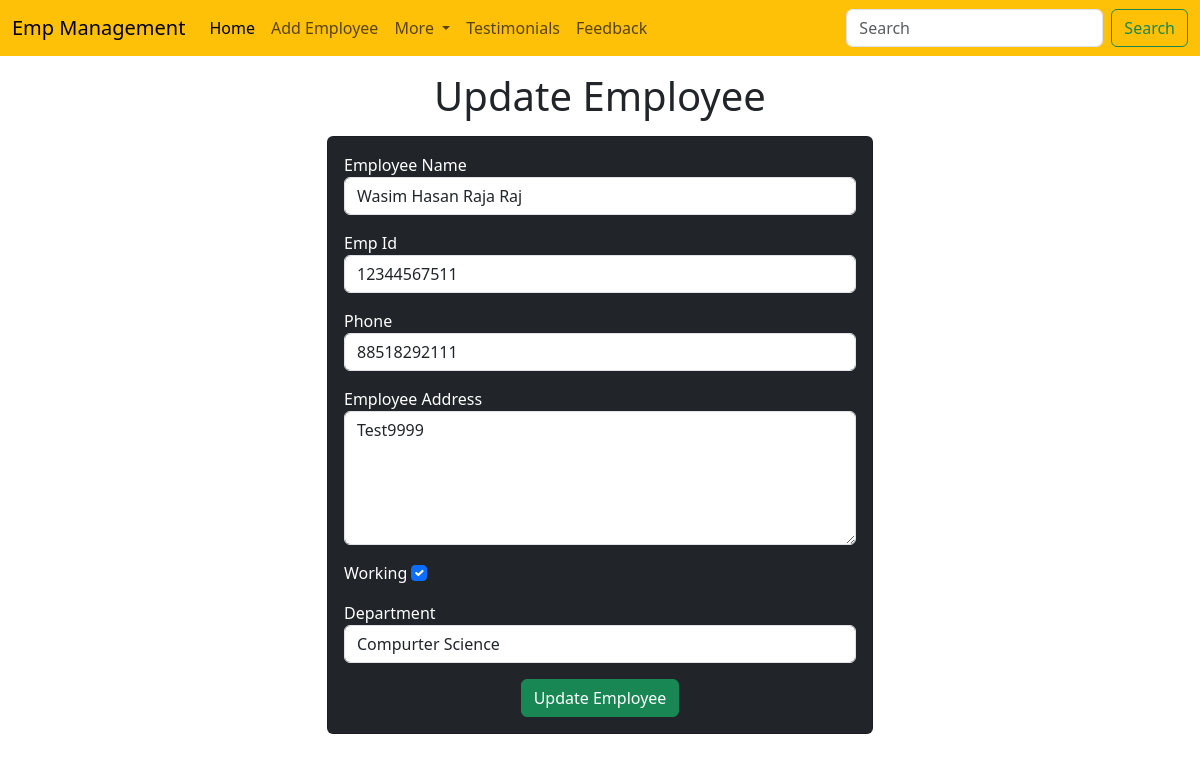
The app's page /emp/update-emp/9 with its own data.
### emp/models.py (models this page shows)
class Emp(models.Model):
    name=models.CharField(max_length=200)
    emp_id=models.IntegerField(max_length=200)
    phone=models.IntegerField(max_length=10)
    address=models.CharField(max_length=150)
    working=models.BooleanField(default=True)
    department=models.CharField(max_length=20)

### emp/views.py (the view)
# urls.py: path("update-emp/<int:emp_id>",update_emp),
def update_emp(request,emp_id):
     emp=Emp.objects.get(pk=emp_id)
     return render(request,"emp/update_emp.html",{'emp':emp})

### templates/emp/update_emp.html (shortened to what this page needs)
<!doctype html>
<html lang="en">
  <head>
    <link href="https://cdn.jsdelivr.net/npm/bootstrap@5.3.1/dist/css/bootstrap.min.css" rel="stylesheet">
  </head>
  <body>
    {% include 'emp/navbar.html' %}
    <h1 class="text-center my-3">Update Employee</h1>
    <div class="container">
        <div class="row">
            <div class="col-md-6 offset-md-3">
                <div class="card bg-dark text-white">
                    <div class="card-body">
                        <form action="/emp/do-update-emp/{{emp.id}}" method='POST'>
                            <div class="mb-3">
                                <label for="name">Employee Name</label>
                                <input id='name' type="text" class="form-control" placeholder='Enter Emp Name' name="emp_name" value="{{emp.name}}">
                            </div>
                            <div class="mb-3">
                                <label for="id">Emp Id</label>
                                <input id='id' type="text" class="form-control" placeholder='Enter Emp ID' name="emp_id" value="{{emp.emp_id}}">
                            </div>
                            <div class="mb-3">
                                <label for="phone">Phone</label>
                                <input id='phone' type="text" class="form-control" placeholder='Enter Phone' name="emp_phone" value="{{emp.phone}}">
                            </div>
                            <div class="mb-3">
                                <label for="address">Employee Address</label>
                                <textarea id="address" rows="5" class="form-control" name="emp_address">{{emp.address}}</textarea>
                            </div>
                            <div class="mb-3">
                                <label for="working">Working</label>
                                <input id="working" type="checkbox" class="form-check-input" name="emp_working" {% if emp.working %} checked {% endif %}>
                            </div>
                            <div class="mb-3">
                                <label for="department">Department</label>
                                <select id="department" class="form-control" name="emp_department" value="{{emp.department}}">
                                    <option value="CSE">Compurter Science</option>
                                </select>
                            </div>
                            <div class='text-center'>
                                <button class="btn btn-success">
                                    Update Employee
                                </button>
                            </div>
                        </form>
                    </div>
                </div>
            </div>
        </div>
    </div>
  </body>
</html>

### records on screen
Emp: emp_name "Wasim Hasan Raja Raj", emp_id "12344567511", emp_phone "88518292111", emp_address "Test9999", working "☑", emp_department "Compurter Science"
